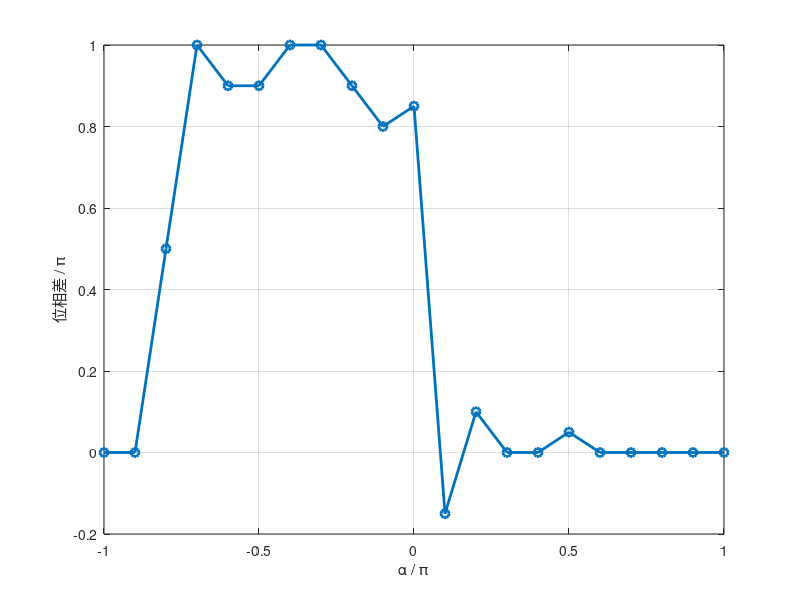

This chart was generated by the following MATLAB code:
% データ入力
alpha = [-1.0 -0.9 -0.8 -0.7 -0.6 -0.5 -0.4 -0.3 -0.2 -0.1 -0.0 0.1 0.2 0.3 0.4 0.5 0.6 0.7 0.8 0.9 1.0]*pi;
phase = [0 0 0.5*pi pi 0.9*pi 0.9*pi pi pi 0.9*pi 0.8*pi 0.85*pi -0.15*pi 0.1*pi 0 0 0.05*pi 0 0 0 0 0];

% プロット
figure;
plot(alpha/pi, phase/pi, '-o', 'LineWidth', 2);
xlabel('\alpha / \pi');
ylabel('位相差 / \pi');
grid on;
